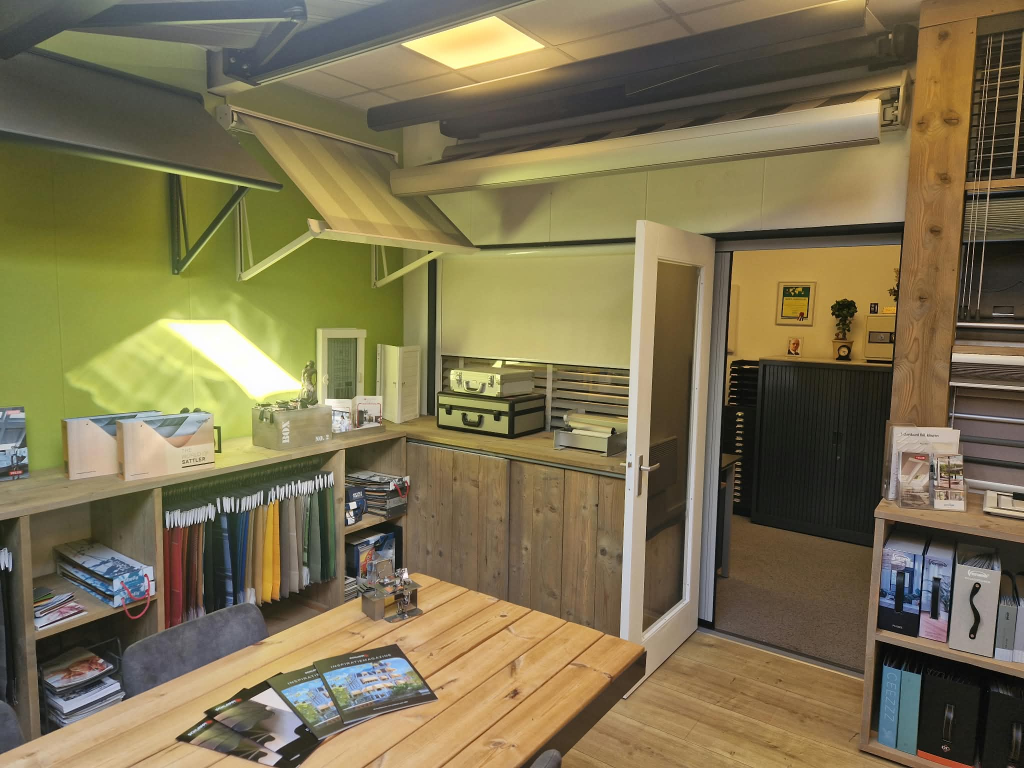
#> input picture bron/showroom-360/WhatsApp Image 2026-10-12 at 15.24.55 (2).jpeg, 2048 x 1536 px, given in place of v5.jpg, which was not available (shown at 1/2 size)
$ python join2.py 'WhatsApp Image 2026-10-12 at 15.24.55 (2).jpeg'
#> lines starting #> are read from the running program, lines starting #| are printed output that depends on the picture; after the words box and inside, x2 and y2 are one past the last pixel; in counts of white or black regions, pixels touching at a corner belong together; pictures that were not available may be replaced by others from this repository, and a replacement may not be noted
import cv2, numpy as np, sys
S=sys.argv[1]
A=cv2.imread(f'{S}/v5.jpg'); B=cv2.imread(f'{S}/v6-0.02.jpg')
#> further down, A is the input picture: shape (1536, 2048, 3); mean B, G, R 81.1, 114.1, 125
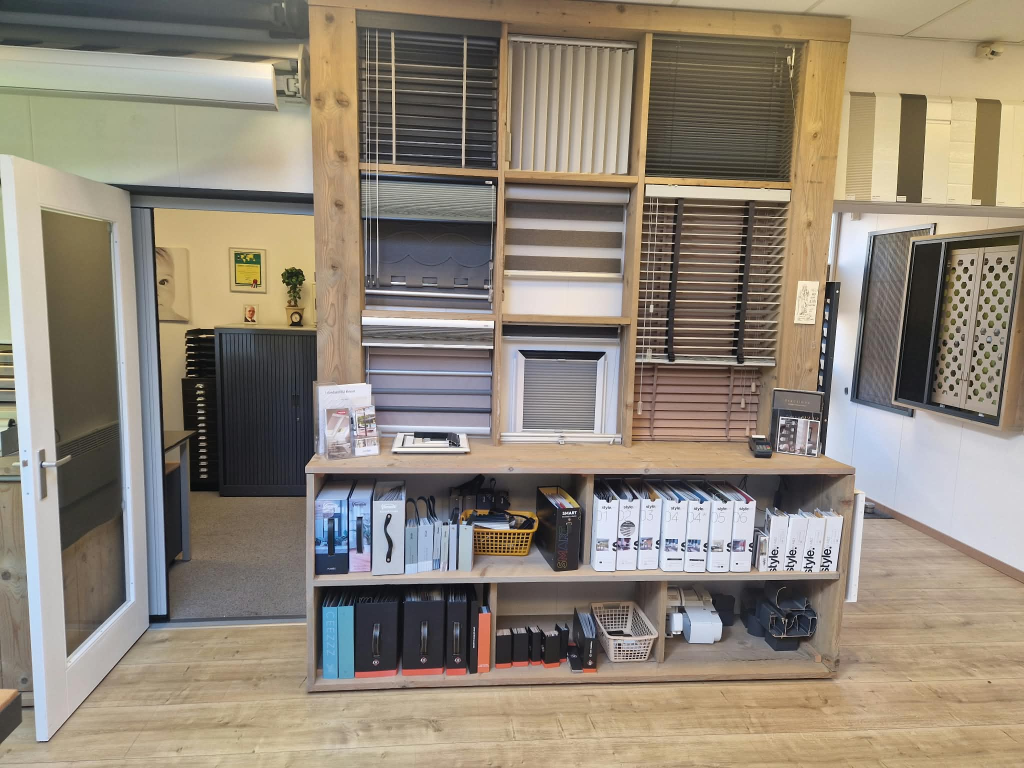
#> input picture bron/showroom-360/WhatsApp Image 2026-10-12 at 15.24.55 (3).jpeg, 2048 x 1536 px, given in place of v6-0.02.jpg, which was not available (shown at 1/2 size)
#> further down, B is the input picture: shape (1536, 2048, 3); mean B, G, R 120.1, 134.3, 144.6
Ha,Wa=A.shape[:2]; Hb,Wb=B.shape[:2]
#> after `Ha, Wa = A.shape[:2]`: Ha = 1536; Wa = 2048
#> after `Hb, Wb = B.shape[:2]`: Hb = 1536; Wb = 2048
s0,tx0,ty0=0.713,5063.11,203.144     # B links -> A (M1)
s1,tx1,ty1=1.224,-3391.31,-623.557   # B rechts -> A links (M2), afgezien van kleine rotatie
# Schaal per B-kolom lineair van s0 naar s1; X(x) = tx0 + integraal s
xs=np.arange(Wb,dtype=np.float64)
#> xs = 2048 values from 0 to 2047
s=s0+(s1-s0)*xs/(Wb-1)
#> s = 2048 values from 0.713 to 1.22
X=tx0+np.concatenate([[0],np.cumsum(s[:-1])])
#> X = 2048 values from 5063.1 to 7045.4
# periode: kolom xr in B ligt via M2 op A-kolom s1*xr+tx1, en via X op X[xr]; verschil = 360 graden
xr=int(Wb*0.85)
#> xr = 1740
P=X[xr]-(s1*xr+tx1)
#> P = 7943
# verticale verschuiving lineair: bij x=0 ty0, bij x=xr: ty1 (+ niets, want M2 is in A-ruimte)
ty=ty0+(ty1-ty0)*xs/xr
print('periode',round(P),'A breed',Wa)
#| periode 7943 A breed 2048
P=int(round(P))
# Doek van P breed (360 graden) en hoogte Ha; vul eerst B' (vervormd), dan A eroverheen met zachte overgang
canvas=np.zeros((Ha,P,3),np.float32); w=np.zeros((Ha,P),np.float32)
# B' via remap: voor elke uitvoerkolom u in [X0, X(xr)], zoek x
umin=int(np.ceil(X[0])); umax=int(X[xr])
us=np.arange(umin,umax)
xb=np.interp(us,X,xs)                  # B-kolom voor elke uitvoerkolom
sb=np.interp(xb,xs,s); tyb=np.interp(xb,xs,ty)
yv=np.arange(Ha,dtype=np.float32)[:,None]
mapx=np.repeat(xb[None,:].astype(np.float32),Ha,0)
mapy=((yv-tyb[None,:])/sb[None,:]).astype(np.float32)
Bp=cv2.remap(B,mapx,mapy,cv2.INTER_LINEAR,borderMode=cv2.BORDER_CONSTANT)
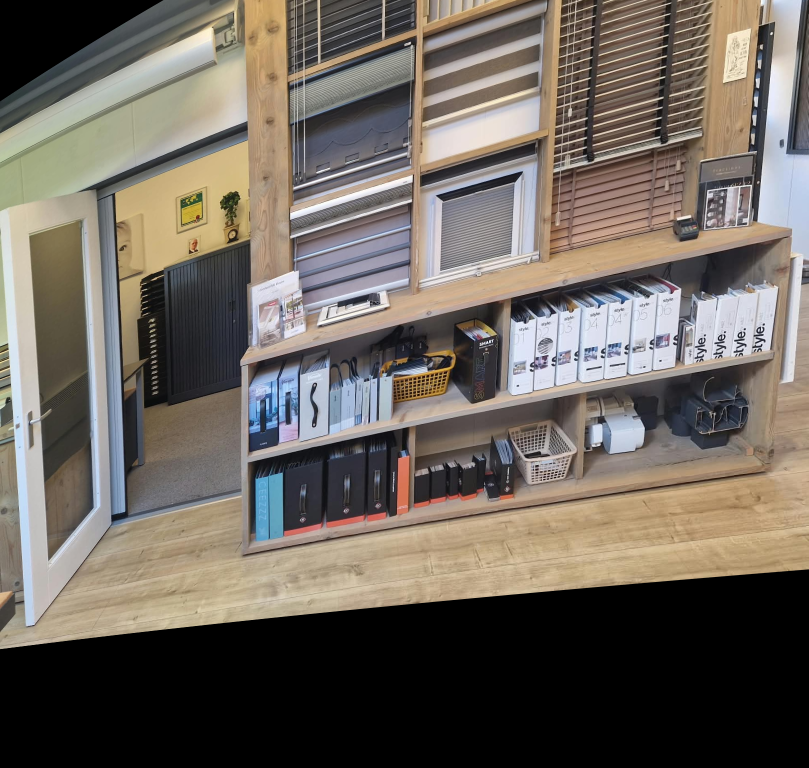
#> Bp: shape (1536, 1617, 3) (shown at 1/2 size); mean B, G, R 94.3, 102.4, 109.8
mB=cv2.remap(np.full(B.shape[:2],255,np.uint8),mapx,mapy,cv2.INTER_NEAREST,borderMode=cv2.BORDER_CONSTANT)
mB=(mB>0)&(Bp.sum(2)>15)
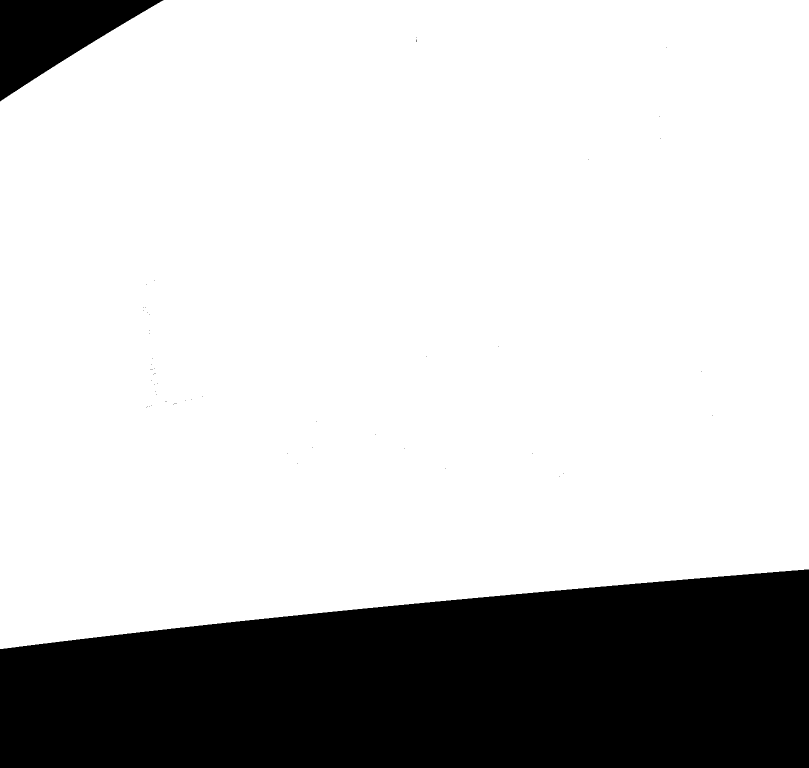
#> mB: shape (1536, 1617) bool (shown at 1/2 size); 77.6% white; 54 black regions (52 under 20 px), largest, box (x1, y1, x2, y2) and area: (0, 1139, 1617, 1536) 523280, (0, 0, 327, 203) 32460
mA=A.sum(2)>15
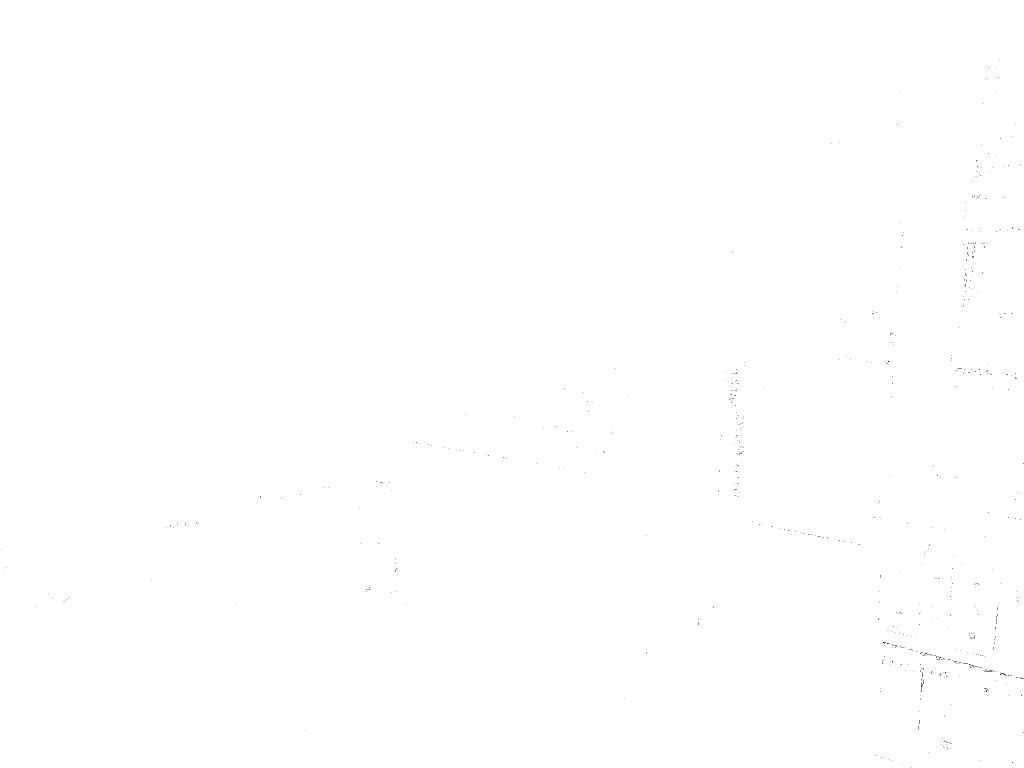
#> mA: shape (1536, 2048) bool (shown at 1/2 size); 100% white; black in thin lines or dots
def plak(img,mask,x0,van,tot,feather):
    # alleen uitvoerkolommen van..tot (absoluut, kan > P), met zachte overgang van feather px aan beide kanten
    h,wd=mask.shape
    for u in range(van-feather,tot+feather):
        i=u-x0
        if i<0 or i>=wd: continue
        g=1.0
        if u<van: g=(u-(van-feather))/feather
        elif u>=tot: g=1-(u-tot)/feather
        c=u%P
        gw=mask[:,i].astype(np.float32)*g
        canvas[:,c]+=img[:,i].astype(np.float32)*gw[:,None]; w[:,c]+=gw
# Naden kiezen waar A en B' het meest op elkaar lijken (kleinste verschil per kolom in de overlap).
def kolomverschil(u0,u1):
#> called with u0 = 5114, u1 = 1998
    best=None
    for u in range(u0,u1,4):
        ia=u%P; ib=u-umin
        if ia>=Wa or ib<0 or ib>=Bp.shape[1]: continue
        ok=mA[:,ia]&mB[:,ib]
        if ok.mean()<0.35: continue
        d=np.abs(A[:,ia].astype(int)-Bp[:,ib].astype(int)).sum(1)[ok].mean()
        if best is None or d<best[0]: best=(d,u)
    return best
n1=kolomverschil(umin+50,Wa-50)
n2=kolomverschil(P+50,umin+Bp.shape[1]-50)
print('naad1',n1,'naad2',n2)
#| naad1 None naad2 None
#> (the run stopped early here; a loop or call above may not have finished)
